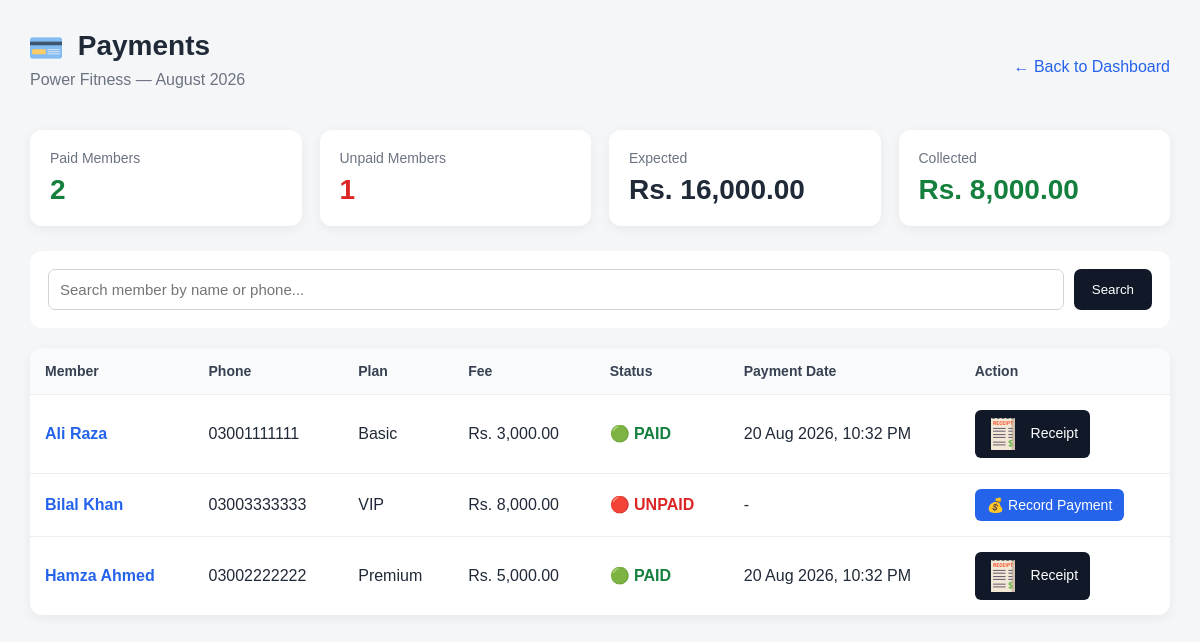
/payments.php (signed in), run on the app's committed database.
### tables this page shows
CREATE TABLE `gyms` (
  `gym_id` int NOT NULL AUTO_INCREMENT,
  `owner_id` int NOT NULL,
  `gym_name` varchar(150) NOT NULL,
  `address` varchar(255) DEFAULT NULL,
  `phone` varchar(20) DEFAULT NULL,
  `created_at` timestamp NULL DEFAULT CURRENT_TIMESTAMP,
  `subscription_plan_id` int NOT NULL DEFAULT '1',
  PRIMARY KEY (`gym_id`),
  KEY `owner_id` (`owner_id`),
  KEY `fk_gym_subscription_plan` (`subscription_plan_id`),
  CONSTRAINT `fk_gym_subscription_plan` FOREIGN KEY (`subscription_plan_id`) REFERENCES `subscription_plans` (`subscription_plan_id`),
  CONSTRAINT `gyms_ibfk_1` FOREIGN KEY (`owner_id`) REFERENCES `gym_owners` (`owner_id`)
);

CREATE TABLE `members` (
  `member_id` int NOT NULL AUTO_INCREMENT,
  `gym_id` int NOT NULL,
  `name` varchar(100) NOT NULL,
  `phone` varchar(20) DEFAULT NULL,
  `email` varchar(150) DEFAULT NULL,
  `joining_date` date NOT NULL,
  `status` enum('active','inactive') DEFAULT 'active',
  PRIMARY KEY (`member_id`),
  KEY `fk_members_gym` (`gym_id`),
  CONSTRAINT `fk_members_gym` FOREIGN KEY (`gym_id`) REFERENCES `gyms` (`gym_id`)
);

CREATE TABLE `membership_plans` (
  `plan_id` int NOT NULL AUTO_INCREMENT,
  `gym_id` int NOT NULL,
  `plan_name` varchar(100) NOT NULL,
  `price` decimal(10,2) NOT NULL,
  `duration_months` int NOT NULL,
  `description` text,
  PRIMARY KEY (`plan_id`),
  KEY `fk_plans_gym` (`gym_id`),
  CONSTRAINT `fk_plans_gym` FOREIGN KEY (`gym_id`) REFERENCES `gyms` (`gym_id`)
);

CREATE TABLE `payments` (
  `payment_id` int NOT NULL AUTO_INCREMENT,
  `member_id` int NOT NULL,
  `membership_id` int NOT NULL,
  `amount` decimal(10,2) NOT NULL,
  `payment_for_month` date NOT NULL,
  `payment_date` datetime DEFAULT CURRENT_TIMESTAMP,
  `payment_method` enum('cash','online') NOT NULL,
  `payment_status` enum('pending','paid','failed') DEFAULT 'pending',
  `transaction_reference` varchar(150) DEFAULT NULL,
  PRIMARY KEY (`payment_id`),
  UNIQUE KEY `unique_member_payment_month` (`member_id`,`payment_for_month`),
  KEY `membership_id` (`membership_id`),
  CONSTRAINT `payments_ibfk_1` FOREIGN KEY (`member_id`) REFERENCES `members` (`member_id`),
  CONSTRAINT `payments_ibfk_2` FOREIGN KEY (`membership_id`) REFERENCES `member_memberships` (`membership_id`)
);

CREATE TABLE `member_memberships` (
  `membership_id` int NOT NULL AUTO_INCREMENT,
  `member_id` int NOT NULL,
  `plan_id` int NOT NULL,
  `start_date` date NOT NULL,
  `end_date` date NOT NULL,
  `status` enum('active','expired','cancelled') DEFAULT 'active',
  PRIMARY KEY (`membership_id`),
  KEY `member_id` (`member_id`),
  KEY `plan_id` (`plan_id`),
  CONSTRAINT `member_memberships_ibfk_1` FOREIGN KEY (`member_id`) REFERENCES `members` (`member_id`),
  CONSTRAINT `member_memberships_ibfk_2` FOREIGN KEY (`plan_id`) REFERENCES `membership_plans` (`plan_id`)
);

### payments.php (the view, shortened to what this page needs)
<?php
require_once "backend/db.php";
$owner_id = $_SESSION["owner_id"];
$sql = "SELECT gym_id, gym_name
        FROM gyms
        WHERE owner_id = ?";
$stmt = $conn->prepare($sql);
$stmt->bind_param("i", $owner_id);
$stmt->execute();
$result = $stmt->get_result();
$gym = $result->fetch_assoc();
$gym_id = $gym["gym_id"];
$current_month = date("Y-m-01");
$current_month_name = date(
    "F Y",
    strtotime($current_month)
);
$search = "";
$sql = "SELECT
            m.member_id,
            m.name,
            m.phone,
            m.status,
            mm.membership_id,
            mm.start_date,
            mm.end_date,
            mp.plan_name,
            mp.price,
            p.payment_id,
            p.amount AS paid_amount,
            p.payment_date,
            p.payment_method,
            p.payment_status
        FROM members m
        LEFT JOIN member_memberships mm
            ON m.member_id = mm.member_id
            AND mm.start_date <= LAST_DAY(?)
            AND mm.end_date >= ?
            AND mm.status = 'active'
        LEFT JOIN membership_plans mp
            ON mm.plan_id = mp.plan_id
        LEFT JOIN payments p
            ON p.member_id = m.member_id
            AND p.membership_id = mm.membership_id
            AND p.payment_for_month = ?
            AND p.payment_status = 'paid'
        WHERE m.gym_id = ?
        AND m.status = 'active'";
$sql .= " ORDER BY m.name ASC";
$stmt = $conn->prepare($sql);
if ($search !== "") {
    $search_value = "%" . $search . "%";
    $stmt->bind_param(
        "sssis",
        $current_month,
        $current_month,
        $current_month,
        $gym_id,
        $search_value
    );
} else {
    $stmt->bind_param(
        "sssi",
        $current_month,
        $current_month,
        $current_month,
        $gym_id
    );
}
$stmt->execute();
$payments = $stmt->get_result();
$paid_count = 0;
$unpaid_count = 0;
$total_expected = 0;
$total_collected = 0;
$rows = [];
while ($row = $payments->fetch_assoc()) {
    $rows[] = $row;
    if (
        $row["payment_id"] !== null &&
        $row["payment_status"] === "paid"
    ) {
        $paid_count++;
        $total_collected +=
            (float) $row["paid_amount"];
    } else {
        $unpaid_count++;
    }
    if ($row["price"] !== null) {
        $total_expected +=
            (float) $row["price"];
    }
}
?>
<!DOCTYPE html>
<html lang="en">
<head>
    <link rel = "stylesheet" href = "css/payments.css">
</head>
<body>
<div class="container">
    <div class="header">
        <div>
            <h1>
                <img src = "images/debit-card.png" alt = "debit" class = "stat-icon">
            Payments
            </h1>
            <p>
                <?php
                echo htmlspecialchars(
                    $gym["gym_name"]
                );
                ?>
                —
                <?php
                echo htmlspecialchars(
                    $current_month_name
                );
                ?>
            </p>
        </div>
        <a
            href="dashboard.php"
            class="back"
        >
            ← Back to Dashboard
        </a>
    </div>
    <div class="summary">
        <div class="summary-card">
            <div class="summary-title">
                Paid Members
            </div>
            <div class="summary-number paid">
                <?php
                echo $paid_count;
                ?>
            </div>
        </div>
        <div class="summary-card">
            <div class="summary-title">
                Unpaid Members
            </div>
            <div class="summary-number unpaid">
                <?php
                echo $unpaid_count;
                ?>
            </div>
        </div>
        <div class="summary-card">
            <div class="summary-title">
                Expected
            </div>
            <div class="summary-number">
                Rs.
                <?php
                echo number_format(
                    $total_expected,
                    2
                );
                ?>
            </div>
        </div>
        <div class="summary-card">
            <div class="summary-title">
                Collected
            </div>
            <div class="summary-number paid">
                Rs.
                <?php
                echo number_format(
                    $total_collected,
                    2
                );
                ?>
            </div>
        </div>
    </div>
    <div class="search-box">
        <form method="GET">
            <input
                type="text"
                name="search"
                placeholder="Search member by name or phone..."
                value="<?php
                    echo htmlspecialchars($search);
                ?>"
            >
            <button
                type="submit"
                class="search-button"
            >
                Search
            </button>
        </form>
    </div>
    <div class="table-card">
        <?php if (count($rows) > 0): ?>
            <table>
                <thead>
                    <tr>
                        <th>
                            Member
                        </th>
                        <th>
                            Phone
                        </th>
                        <th>
                            Plan
                        </th>
                        <th>
                            Fee
                        </th>
                        <th>
                            Status
                        </th>
                        <th>
                            Payment Date
                        </th>
                        <th>
                            Action
                        </th>
                    </tr>
                </thead>
                <tbody>
                <?php foreach ($rows as $row): ?>
                    <tr>
                        <td>
                            <a
                                href="member_details.php?id=<?php
                                    echo $row["member_id"];
                                ?>"
                                class="member-button"
                            >
                                <?php
                                echo htmlspecialchars(
                                    $row["name"]
                                );
                                ?>
                            </a>
                        </td>
                        <td>
                            <?php
                            echo htmlspecialchars(
                                $row["phone"] ?? "-"
                            );
                            ?>
                        </td>
                        <td>
                            <?php if ($row["plan_name"]): ?>
                                <?php
                                echo htmlspecialchars(
                                    $row["plan_name"]
                                );
                                ?>
                            <?php else: ?>
                                <span class="no-membership">
                                    No Membership
                                </span>
                            <?php endif; ?>
                        </td>
                        <td>
                            <?php if ($row["price"] !== null): ?>
                                Rs.
                                <?php
                                echo number_format(
                                    $row["price"],
                                    2
                                );
                                ?>
                            <?php else: ?>
                                -
                            <?php endif; ?>
                        </td>
                        <td>
                            <?php if (
                                $row["payment_id"] !== null
                            ): ?>
                                <span class="paid">
                                    🟢 PAID
                                </span>
                            <?php elseif (
                                $row["membership_id"] !== null
                            ): ?>
                                <span class="unpaid">
                                    🔴 UNPAID
                                </span>
                            <?php else: ?>
                                <span class="no-membership">
                                    No Plan
                                </span>
                            <?php endif; ?>
                        </td>
                        <td>
                            <?php if (
                                $row["payment_date"]
                            ): ?>
                                <?php
                                echo date(
                                    "d M Y, h:i A",
                                    strtotime(
                                        $row["payment_date"]
                                    )
                                );
                                ?>
                            <?php else: ?>
                                -
                            <?php endif; ?>
                        </td>
                        <td>
                            <?php if (
                                $row["payment_id"] !== null
                            ): ?>
                                <a
                                    href="payment_receipt.php?id=<?php
                                        echo $row["payment_id"];
                                    ?>"
                                    target="_blank"
                                    class="receipt-button"
                                >
                                     <img src = "images/receipt.png" alt = "receipt" class = "stat-icon">
                                    Receipt
                                </a>
                            <?php elseif (
                                $row["membership_id"] !== null
                            ): ?>
                                <a
                                    href="record_payment.php?member_id=<?php
                                        echo $row["member_id"];
                                    ?>"
                                    class="pay-button"
                                >
                                    💰 Record Payment
                                </a>
                            <?php else: ?>
                                -
                            <?php endif; ?>
                        </td>
                    </tr>
                <?php endforeach; ?>
                </tbody>
            </table>
        <?php else: ?>
            <div class="empty">
                No active members found.
            </div>
        <?php endif; ?>
    </div>
</div>
</body>
</html>

### css/payments.css (style rules this page uses)
* { box-sizing: border-box; }
body { margin: 0; font-family: Arial, sans-serif; background: #f4f6f8; color: #1f2937; }
.container { max-width: 1200px; margin: auto; padding: 30px; }
.header { display: flex; justify-content: space-between; align-items: center; margin-bottom: 25px; }
.header h1 { margin: 0; font-size: 28px; }
.header p { margin-top: 7px; color: #6b7280; }
.back { text-decoration: none; color: #2563eb; }
.summary { display: grid; grid-template-columns: repeat(4, 1fr); gap: 18px; margin-bottom: 25px; }
.summary-card { background: white; padding: 20px; border-radius: 12px; box-shadow: 0 3px 12px rgba(0, 0, 0, 0.06); }
.summary-title { color: #6b7280; font-size: 14px; margin-bottom: 8px; }
.summary-number { font-size: 28px; font-weight: bold; }
.search-box { background: white; padding: 18px; border-radius: 12px; margin-bottom: 20px; }
.search-box form { display: flex; gap: 10px; }
.search-box input { flex: 1; padding: 11px; border: 1px solid #d1d5db; border-radius: 7px; font-size: 15px; }
button { border: none; cursor: pointer; }
.search-button { background: #111827; color: white; padding: 11px 18px; border-radius: 7px; }
.table-card { background: white; border-radius: 12px; overflow-x: auto; box-shadow: 0 3px 12px rgba(0, 0, 0, 0.06); }
table { width: 100%; border-collapse: collapse; }
th { background: #f8fafc; color: #374151; font-size: 14px; text-align: left; padding: 15px; white-space: nowrap; }
td { padding: 15px; border-top: 1px solid #eee; white-space: nowrap; }
.paid { color: #15803d; font-weight: bold; }
.unpaid { color: #dc2626; font-weight: bold; }
.pay-button { display: inline-block; background: #2563eb; color: white; text-decoration: none; padding: 8px 12px; border-radius: 6px; font-size: 14px; }
.receipt-button { display: inline-block; background: #111827; color: white; text-decoration: none; padding: 8px 12px; border-radius: 6px; font-size: 14px; }
.member-button { color: #2563eb; text-decoration: none; font-weight: 600; }
.stat-icon { width: 32px; height: 32px; object-fit: contain; vertical-align: middle; margin-right: 8px; }

### data on the page
gyms: gym_name "Power Fitness"
members: name "Ali Raza", phone "03001111111", membership_plans.plan_name "Basic", membership_plans.price "3,000.00", shows "🟢 PAID", payments.payment_date "20 Aug 2026, 10:32 PM"
member_memberships: member.name "Bilal Khan", member.phone "03003333333", plan.plan_name "VIP", plan.price "8,000.00", shows "🔴 UNPAID"
members: name "Hamza Ahmed", phone "03002222222", membership_plans.plan_name "Premium", membership_plans.price "5,000.00", shows "🟢 PAID", payments.payment_date "20 Aug 2026, 10:32 PM"

### other printed values
$current_month_name "August 2026"
$paid_count "2"
$unpaid_count "1"
$total_expected "16,000.00"
$total_collected "8,000.00"
